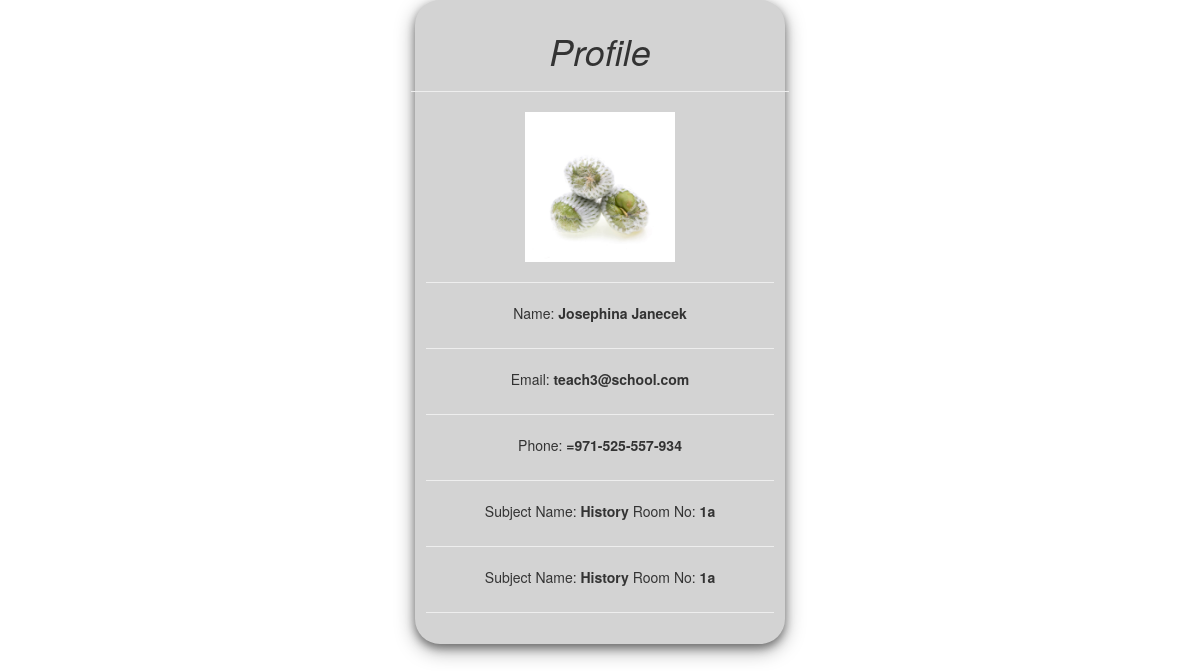
The page /profile/3 on the database its author committed.
### directory/models.py (models this page shows)
class Teacher(models.Model):
    firstName = models.CharField(max_length=50)
    lastName = models.CharField(max_length=50)
    profilePicture = models.FileField(upload_to='images/', null=True, verbose_name="")
    emailAddress = models.EmailField(max_length=254, unique=True)
    phoneNumber = models.CharField(max_length=50)
    def __str__(self):
        return self.lastName

class Subject(models.Model):
    teacherId = models.ForeignKey(Teacher, on_delete=models.CASCADE, related_name="tosubject",default=1)
    roomNo = models.CharField(max_length=20)
    name = models.CharField(max_length=50)
    def __str__(self):
        return self.name

### directory/views.py (the view)
# urls.py: path('profile/<int:item_id>',views.profile,name="profile"),
def profile(request,item_id):
    item = Teacher.objects.get(id=item_id)
    subject = Subject.objects.filter(teacherId=item)
    print(item)
    print(subject)
    page = {
        "profile" : item,
        "subjects" : subject
    }
    return render(request,'profile.html',page)

### directory/templates/profile.html (shortened to what this page needs)
{% load crispy_forms_tags %}
<!DOCTYPE html>
<html lang="en" dir="ltr">
<head>
  <link rel="stylesheet" href="https://maxcdn.bootstrapcdn.com/bootstrap/3.3.7/css/bootstrap.min.css">
</head>
<body  class="container-fluid">
  <div class="row">
    <div class="col-md-4" >
        <div  class="submit_form">
          <center class="row">
            <h1><i>Profile</i></h1>
            <hr />
          </center>
          <img src="{{ MEDIA_URL }}{{ profile.profilePicture }}" width="150"><hr>
          Name: <label>{{ profile.firstName }} {{ profile.lastName }}</label><hr>
          Email: <label>{{ profile.emailAddress }}</label><hr>
          Phone: <label>{{ profile.phoneNumber }}</label><hr>
          {% for subject in subjects %}
            Subject Name: <label>{{ subject.name }}</label> Room No: <label>{{ subject.roomNo }}</label><hr>
          {% endfor %}
        </div>
      </div>
</div>
</body>
</html>

### directory/templates/profile.html (style rules this page uses)
.submit_form { text-align: center; padding: 3%; background: lightgray; border-radius: 25px; box-shadow: 0 4px 8px 0 rgba(0,0,0,0.4), 0 6px 20px 0 rgba(0,0,0,0.36); }

### rows shown on the page
Teacher: profilePicture (picture), firstName "Josephina", lastName "Janecek", emailAddress "teach3@school.com", phoneNumber "=971-525-557-934"
Subject: name "History", roomNo "1a"
Subject: name "History", roomNo "1a"
